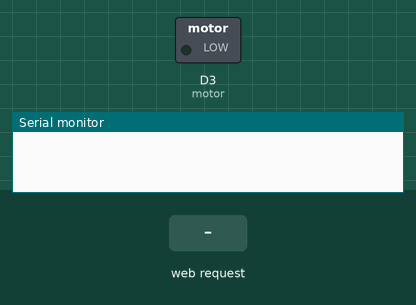
A sketch run on a simulated ESP8266 (NodeMCU). On the bench: switched loads named in the sketch (green lamp = pin HIGH), the last lines printed to the serial monitor. The inputs (shaded band) are chosen by the test bench. Pins used as bus, display or sensor lines are not drawn.

Above: at 1.2 s.
1.3 s: HTTP request GET /motors/off received
At 1.8 s:
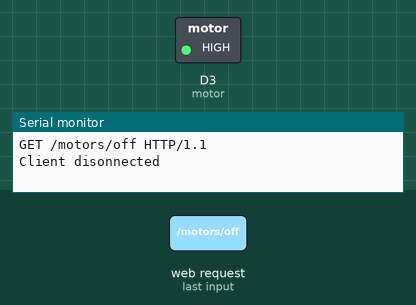
2.8 s: HTTP request GET /motors/on received
At 4.1 s:
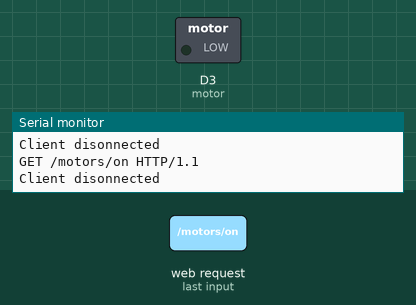
Timing chart, 0 to 5.8 s (numbered marks = the images above; inputs shaded):
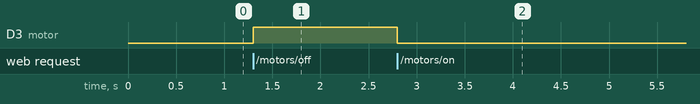

Measured:
- after the input at 1.3 s, D3 (motor): LOW → HIGH at once
- after the input at 2.8 s, D3 (motor): HIGH → LOW at once

The sketch:

nerfDrone_server.ino
```cpp
#include <ESP8266WiFi.h>

//////////////////////
// WiFi Definitions //
//////////////////////
const char WiFiAPPSK[] = "nerfdrone";

/////////////////////
// Pin Definitions //
/////////////////////

const int motor = D3;
const int trigger = D4;

WiFiServer server(80);

void setup()
{
  initHardware();
  setupWiFi();
  server.begin();
}

void loop()
{
  // Check if a client has connected
  WiFiClient client = server.available();
  if (!client) {
    return;
  }

  // Read the first line of the request
  String req = client.readStringUntil('\r');
  Serial.println(req);
  client.flush();

  // Match the request
  int val = -1; // We'll use 'val' to keep track of both the
                // request type (read/set) and value if set.
  if (req.indexOf("/motors/off") != -1)
    val = 0;
  else if (req.indexOf("/motors/on") != -1)
    val = 1;
  else if (req.indexOf("/shot") != -1)
    val = -2;
  else if (req.indexOf("/blast") != -1)
    val = -3;

  if (val == 0)
    digitalWrite(motor, HIGH);
  else if (val == 1)
    digitalWrite(motor, LOW);
  else if (val == -2)
    triggerShot();
  else if (val == -3)
    triggerBlast();


  client.flush();

  // Prepare the response. Start with the common header:
  String s = "HTTP/1.1 200 OK\r\n";
  s += "Content-Type: text/html\r\n\r\n";
  s += "<!DOCTYPE HTML>\r\n<html>\r\n";
  // If we're setting the LED, print out a message saying we did
  if (val == 0)
  {
    s += "motors off";
  }
  else if (val == 1)
  {
    s += "motors on";
  }
  else if (val == -2)
  {
    s += "Triggered a shot";
  }
  else if (val == -3)
  {
    s += "Triggered a blast";
  }
  else
  {
    s += "Invalid Request.<br> Try /led/1, /led/0, or /read.";
  }
  s += "</html>\n";

  // Send the response to the client
  client.print(s);
  delay(1);
  Serial.println("Client disonnected");

  // The client will actually be disconnected
  // when the function returns and 'client' object is detroyed
}


void setupWiFi()
{
  WiFi.mode(WIFI_AP);

  // Do a little work to get a unique-ish name. Append the
  // last two bytes of the MAC (HEX'd) to "Thing-":
  uint8_t mac[WL_MAC_ADDR_LENGTH];
  WiFi.softAPmacAddress(mac);
  String macID = String(mac[WL_MAC_ADDR_LENGTH - 2], HEX) +
                 String(mac[WL_MAC_ADDR_LENGTH - 1], HEX);
  macID.toUpperCase();
  String AP_NameString = "NerfDrone " + macID;

  char AP_NameChar[AP_NameString.length() + 1];
  memset(AP_NameChar, 0, AP_NameString.length() + 1);

  for (int i=0; i<AP_NameString.length(); i++)
    AP_NameChar[i] = AP_NameString.charAt(i);

  WiFi.softAP(AP_NameChar, WiFiAPPSK);
}

void initHardware()
{
  Serial.begin(115200);
  pinMode(motor, OUTPUT);
  pinMode(trigger, OUTPUT);
  digitalWrite(trigger, HIGH);
}

void triggerShot()
{
  digitalWrite(trigger, LOW);
  delay(200);
  digitalWrite(trigger, HIGH);
}

void triggerBlast()
{
  digitalWrite(trigger, LOW);
  delay(500);
  digitalWrite(trigger, HIGH);
}
```
